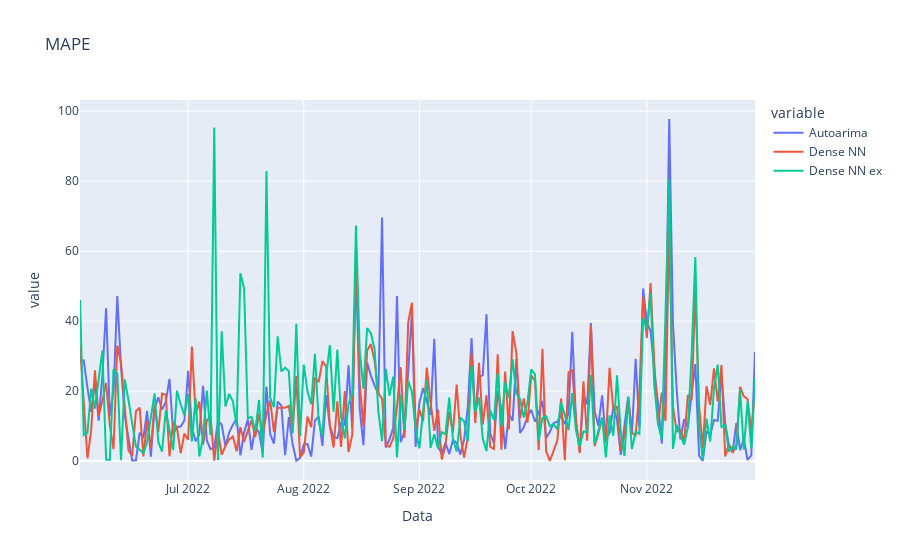

The cell this chart's notebook holds for it:
### Code cell
# plot MAPE throught time for each model
fig = px.line(mape, title='MAPE')
fig.show()

### Figure 1 — Plotly figure (JSON) as saved in the notebook; plotly's stock layout.template omitted (floating-point values rounded to 4 significant figures; data arrays with more than 128 entries replaced by an {"elided": "..."} marker saying what was removed)
{"data": [{"hovertemplate": "variable=Autoarima<br>Data=%{x}<br>value=%{y}<extra></extra>", "legendgroup": "Autoarima", "line": {"color": "#636efa", "dash": "solid"}, "marker": {"symbol": "circle"}, "mode": "lines", "name": "Autoarima", "orientation": "v", "showlegend": true, "type": "scatter", "x": {"elided": "182 str values"}, "xaxis": "x", "y": {"elided": "182 float values"}, "yaxis": "y"}, {"hovertemplate": "variable=Dense NN<br>Data=%{x}<br>value=%{y}<extra></extra>", "legendgroup": "Dense NN", "line": {"color": "#EF553B", "dash": "solid"}, "marker": {"symbol": "circle"}, "mode": "lines", "name": "Dense NN", "orientation": "v", "showlegend": true, "type": "scatter", "x": {"elided": "182 str values"}, "xaxis": "x", "y": {"elided": "182 float values"}, "yaxis": "y"}, {"hovertemplate": "variable=Dense NN ex<br>Data=%{x}<br>value=%{y}<extra></extra>", "legendgroup": "Dense NN ex", "line": {"color": "#00cc96", "dash": "solid"}, "marker": {"symbol": "circle"}, "mode": "lines", "name": "Dense NN ex", "orientation": "v", "showlegend": true, "type": "scatter", "x": {"elided": "182 str values"}, "xaxis": "x", "y": {"elided": "182 float values"}, "yaxis": "y"}], "layout": {"legend": {"title": {"text": "variable"}, "tracegroupgap": 0}, "title": {"text": "MAPE"}, "xaxis": {"anchor": "y", "domain": [0, 1], "title": {"text": "Data"}}, "yaxis": {"anchor": "x", "domain": [0, 1], "title": {"text": "value"}}}}
